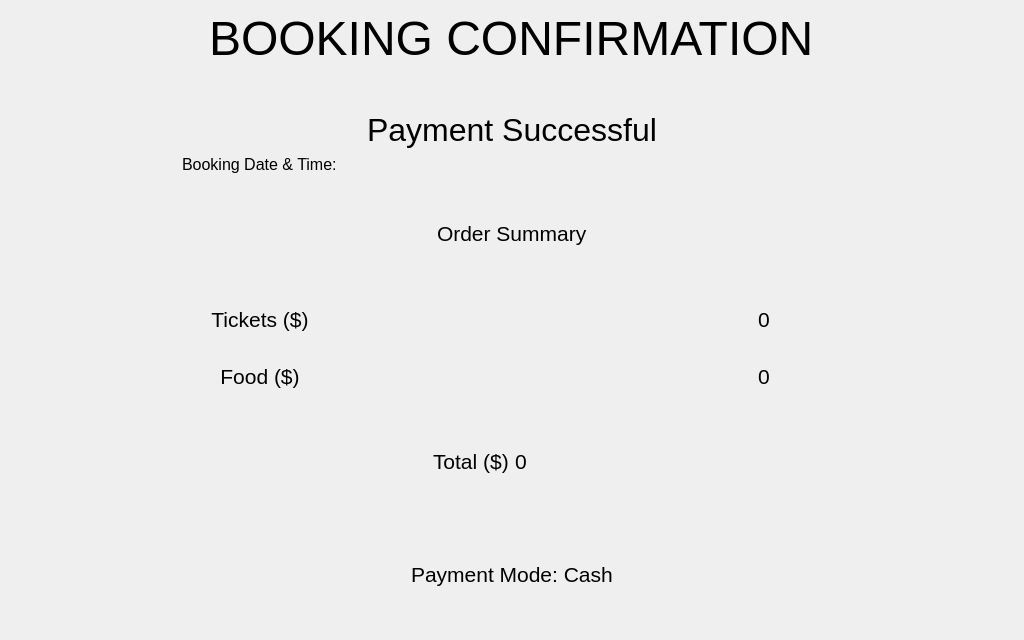
<?xml version="1.0" encoding="UTF-8"?>
<ui version="4.0">
 <class>Finish</class>
 <widget class="QDialog" name="Finish">
  <property name="geometry">
   <rect>
    <x>0</x>
    <y>0</y>
    <width>1024</width>
    <height>640</height>
   </rect>
  </property>
  <property name="windowTitle">
   <string>Order Summary</string>
  </property>
  <property name="layoutDirection">
   <enum>Qt::LeftToRight</enum>
  </property>
  <layout class="QVBoxLayout" name="verticalLayout">
   <item>
    <layout class="QVBoxLayout" name="verticalLayout_2">
     <item alignment="Qt::AlignHCenter">
      <widget class="QLabel" name="label">
       <property name="text">
        <string>&lt;html&gt;&lt;head/&gt;&lt;body&gt;&lt;p&gt;&lt;span style=&quot; font-size:36pt;&quot;&gt;BOOKING CONFIRMATION&lt;/span&gt;&lt;/p&gt;&lt;p&gt;&lt;br/&gt;&lt;/p&gt;&lt;/body&gt;&lt;/html&gt;</string>
       </property>
      </widget>
     </item>
     <item alignment="Qt::AlignHCenter">
      <widget class="QLabel" name="label_2">
       <property name="text">
        <string>&lt;html&gt;&lt;head/&gt;&lt;body&gt;&lt;p&gt;&lt;span style=&quot; font-size:24pt;&quot;&gt;Payment Successful&lt;/span&gt;&lt;/p&gt;&lt;/body&gt;&lt;/html&gt;</string>
       </property>
      </widget>
     </item>
     <item>
      <layout class="QHBoxLayout" name="horizontalLayout">
       <item alignment="Qt::AlignHCenter">
        <widget class="QLabel" name="label_3">
         <property name="font">
          <font>
           <pointsize>12</pointsize>
          </font>
         </property>
         <property name="text">
          <string>&lt;html&gt;&lt;head/&gt;&lt;body&gt;&lt;p&gt;&lt;span style=&quot; font-size:12pt;&quot;&gt;Booking Date &amp;amp; Time:&lt;/span&gt;&lt;/p&gt;&lt;/body&gt;&lt;/html&gt;</string>
         </property>
        </widget>
       </item>
       <item alignment="Qt::AlignHCenter">
        <widget class="QLabel" name="label_time">
         <property name="font">
          <font>
           <pointsize>12</pointsize>
          </font>
         </property>
         <property name="text">
          <string/>
         </property>
        </widget>
       </item>
      </layout>
     </item>
    </layout>
   </item>
   <item alignment="Qt::AlignHCenter">
    <widget class="QLabel" name="label_5">
     <property name="text">
      <string>&lt;html&gt;&lt;head/&gt;&lt;body&gt;&lt;p&gt;&lt;span style=&quot; font-size:16pt;&quot;&gt;Order Summary&lt;/span&gt;&lt;/p&gt;&lt;/body&gt;&lt;/html&gt;</string>
     </property>
    </widget>
   </item>
   <item>
    <layout class="QGridLayout" name="gridLayout">
     <item row="1" column="0" alignment="Qt::AlignHCenter">
      <widget class="QLabel" name="label_8">
       <property name="font">
        <font>
         <pointsize>16</pointsize>
        </font>
       </property>
       <property name="text">
        <string>Food ($)</string>
       </property>
       <property name="alignment">
        <set>Qt::AlignCenter</set>
       </property>
      </widget>
     </item>
     <item row="0" column="0" alignment="Qt::AlignHCenter">
      <widget class="QLabel" name="label_7">
       <property name="font">
        <font>
         <pointsize>16</pointsize>
        </font>
       </property>
       <property name="text">
        <string>Tickets ($)</string>
       </property>
       <property name="alignment">
        <set>Qt::AlignCenter</set>
       </property>
      </widget>
     </item>
     <item row="0" column="1" alignment="Qt::AlignHCenter">
      <widget class="QLabel" name="label_ticketCost">
       <property name="font">
        <font>
         <pointsize>16</pointsize>
        </font>
       </property>
       <property name="text">
        <string>0</string>
       </property>
      </widget>
     </item>
     <item row="1" column="1" alignment="Qt::AlignHCenter">
      <widget class="QLabel" name="label_foodCost">
       <property name="font">
        <font>
         <pointsize>16</pointsize>
        </font>
       </property>
       <property name="text">
        <string>0</string>
       </property>
      </widget>
     </item>
    </layout>
   </item>
   <item>
    <layout class="QHBoxLayout" name="horizontalLayout_2">
     <item alignment="Qt::AlignRight">
      <widget class="QLabel" name="label_13">
       <property name="text">
        <string>&lt;html&gt;&lt;head/&gt;&lt;body&gt;&lt;p&gt;&lt;span style=&quot; font-size:16pt;&quot;&gt;Total ($)&lt;/span&gt;&lt;/p&gt;&lt;/body&gt;&lt;/html&gt;</string>
       </property>
      </widget>
     </item>
     <item>
      <widget class="QLabel" name="label_totalCost">
       <property name="font">
        <font>
         <pointsize>16</pointsize>
        </font>
       </property>
       <property name="text">
        <string>0</string>
       </property>
      </widget>
     </item>
    </layout>
   </item>
   <item>
    <layout class="QHBoxLayout" name="horizontalLayout_3">
     <item alignment="Qt::AlignHCenter">
      <widget class="QLabel" name="label_14">
       <property name="layoutDirection">
        <enum>Qt::LeftToRight</enum>
       </property>
       <property name="locale">
        <locale language="English" country="UnitedStates"/>
       </property>
       <property name="text">
        <string>&lt;html&gt;&lt;head/&gt;&lt;body&gt;&lt;p&gt;&lt;span style=&quot; font-size:16pt;&quot;&gt;Payment Mode: Cash&lt;/span&gt;&lt;/p&gt;&lt;/body&gt;&lt;/html&gt;</string>
       </property>
      </widget>
     </item>
    </layout>
   </item>
  </layout>
 </widget>
 <resources/>
 <connections/>
</ui>
